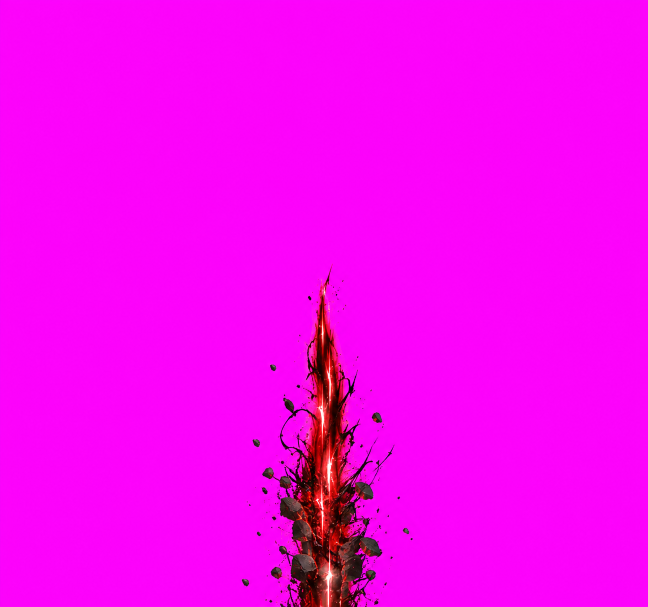
#> input picture dev/vfx/src_rift/e1.png, 1295 x 1214 px, found by its file name (shown at 1/2 size)
$ python riftfb.py
#> lines starting #> are read from the running program, lines starting #| are printed output that depends on the picture
"""乾坤一擲（ラナ・縦一列）の原画 → 透過・発光の焼き込み・コマ補間した縦長の連番アトラス。
   原画は vfx/src_rift/（マゼンタ背景）：slash＝一閃の光（別の絵）、e1→e2＝地面から伸びる隆起（下端が防衛線）、
   peak→peak2＝最大（列いっぱいの岩と赤い光）、scar＝残る裂け目（3秒、床の層）。
   マスは 192×576（1:3）。下端＝防衛線、上端＝戦場の上端。使い方: python3 tools/dev/riftfb.py"""
import numpy as np
from PIL import Image
from scipy import ndimage as ndi
D='vfx/src_rift/';CW,CH=192,576;COL=(0.55,0.02,0.02)
def key(p):
#> called with p = 'vfx/src_rift/e1.png'
    a=np.asarray(Image.open(p).convert('RGB')).astype(np.float32)
    bg=np.median(np.concatenate([a[:6].reshape(-1,3),a[:,:6].reshape(-1,3),a[:,-6:].reshape(-1,3)]),0)
#> bg = [252, 3, 251]
    d=np.sqrt(((a-bg)**2).sum(-1));al=np.clip((d-45)/120,0,1)
    c=np.clip(np.where(al[...,None]>0.02,(a-bg*(1-al[...,None]))/np.maximum(al[...,None],0.02),0),0,255)/255
    # 半透明の煙に残る桃色（マゼンタの混じり）を赤へ寄せる：青が緑より強い所の青を落とす
    r,g,b=c[...,0],c[...,1],c[...,2];c[...,2]=np.minimum(b,np.maximum(g,b*0.35))
#> after `c[..., 2] = np.minimum(b, np.maximum(g, b * 0.35))`: b: shape (1214, 1295) float32; min 0, max 1, mean 0.00471
    return np.dstack([c,al])
def place(f,hf,maxw=0.98):  # 中身の外接矩形を、下端に揃えて高さ hf（マスの割合）に。幅が溢れるときは横だけ縮める
#> called with hf = 0.4, maxw = 0.98
    ys,xs=np.where(f[...,3]>0.06);f=f[ys.min():ys.max()+1,xs.min():xs.max()+1]
    h=int(CH*hf);w=int(f.shape[1]*h/f.shape[0]);w=min(w,int(CW*maxw))
#> after `w = int(f.shape[1] * h / f.shape[0])`: w = 115
    im=Image.fromarray((f*255).astype(np.uint8),'RGBA').resize((w,h),Image.LANCZOS)
    out=Image.new('RGBA',(CW,CH));out.paste(im,((CW-w)//2,CH-h));return np.asarray(out).astype(np.float32)/255
#> after `out = Image.new('RGBA', (CW, CH))`: out: PIL image 192x576 RGBA; every value is 0
def glow(f):
    lum=f[...,:3].max(-1)*f[...,3];src=np.clip((lum-0.55)/0.45,0,1)
    g=ndi.gaussian_filter(src,5)*1.5+ndi.gaussian_filter(src,13)*1.1;g=np.clip(g,0,0.8);a=f[...,3];oa=a+g*(1-a)
    oc=np.where(oa[...,None]>1e-3,(f[...,:3]*a[...,None]+np.array(COL)*g[...,None]*(1-a[...,None]))/np.maximum(oa[...,None],1e-3),0)
    return np.dstack([oc,oa])
def pm_mix(a,b,t):  # 不透明度つきで混ぜる（色は不透明度で重みづけ）
    al=a[...,3]*(1-t)+b[...,3]*t;c=(a[...,:3]*a[...,3:]*(1-t)+b[...,:3]*b[...,3:]*t)/np.maximum(al[...,None],1e-4)
    return np.dstack([c,al])
keys=[place(key(D+'e1.png'),0.40),place(key(D+'e2.png'),0.70),place(key(D+'peak.png'),1.0),place(key(D+'peak2.png'),1.0),place(key(D+'scar.png'),0.97,0.8)]
#> call 2 of key, with p = 'vfx/src_rift/e2.png'
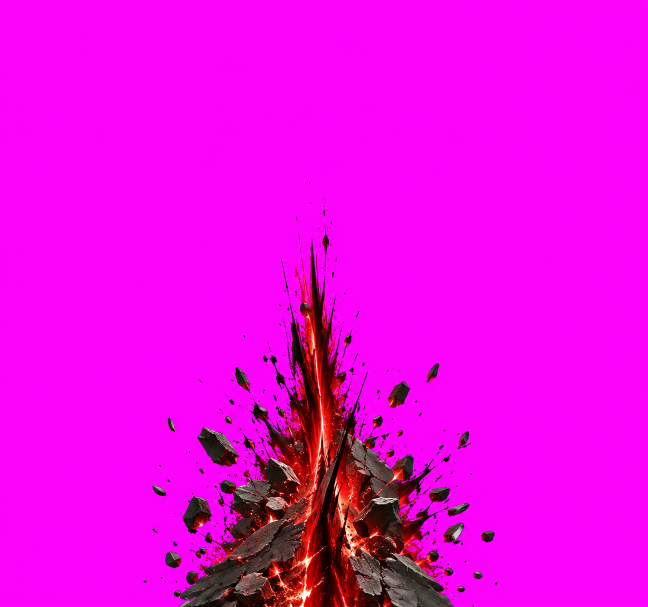
#> input picture dev/vfx/src_rift/e2.png, 1295 x 1214 px, found by its file name (shown at 1/2 size)
#> in key (call 2), `c[..., 2] = np.minimum(b, np.maximum(g, b * 0.35))`: b: shape (1214, 1295) float32; min 0, max 1, mean 0.0145
#> call 2 of place, with hf = 0.7, maxw = 0.98
#> in place (call 2), `im=Image.fromarray((f*255).astype(np.uint8),'RGBA').resize((w,h),Image..`:
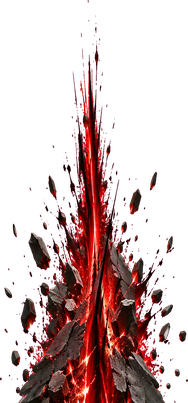
#> im: PIL image 188x403 RGBA; mean R, G, B, A 40.7, 11.5, 11.5, 77.6; transparent parts drawn white
#> call 3 of key, with p = 'vfx/src_rift/peak.png'
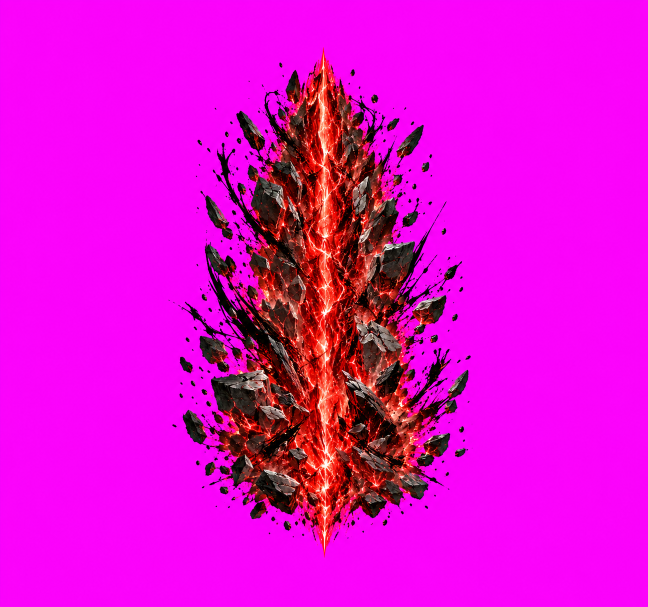
#> input picture dev/vfx/src_rift/peak.png, 1295 x 1214 px, found by its file name (shown at 1/2 size)
#> in key (call 3), `bg=np.median(np.concatenate([a[:6].reshape(-1,3),a[:,:6].reshape(-1,3)..`: bg = [250, 3, 251]
#> in key (call 3), `c[..., 2] = np.minimum(b, np.maximum(g, b * 0.35))`:
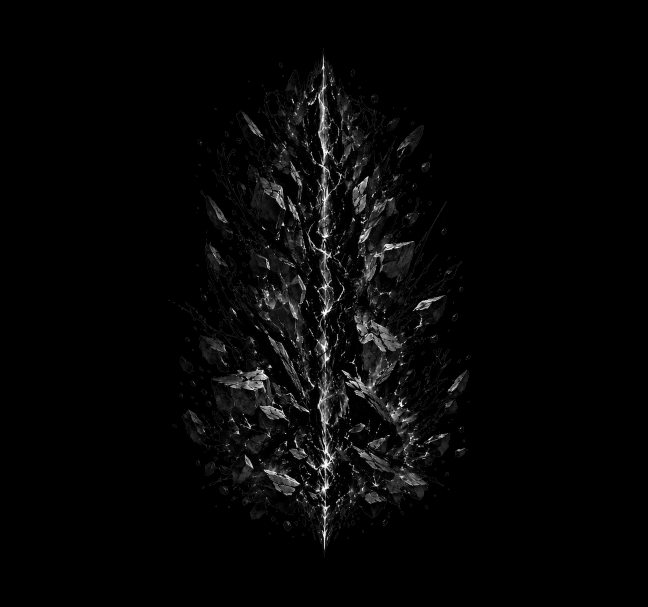
#> b: shape (1214, 1295) float32 (shown at 1/2 size); min 0, max 1, mean 0.0245
#> in key (call 3), `return np.dstack([c,al])`:
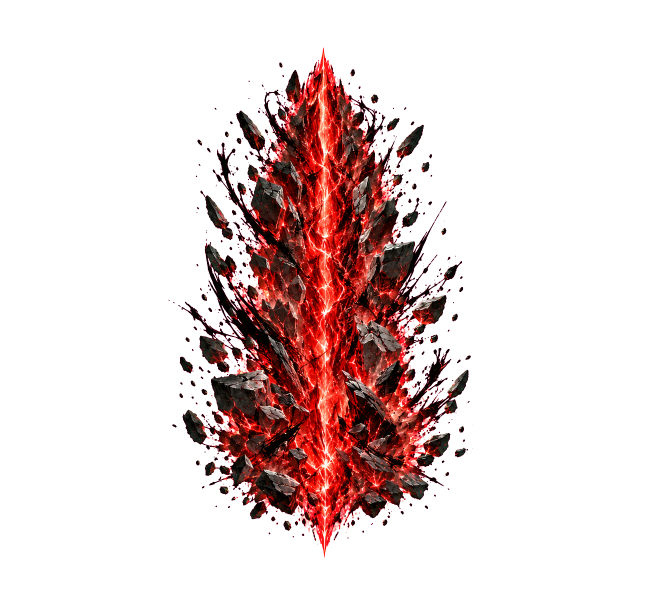
#> returned value: shape (1214, 1295, 4) float32 (shown at 1/2 size); mean of channels 0, 1, 2, 3 0.0978, 0.0293, 0.0244, 0.196; transparent parts drawn white
#> call 3 of place, with hf = 1, maxw = 0.98
#> in place (call 3), `f = f[ys.min():ys.max() + 1, xs.min():xs.max() + 1]`:
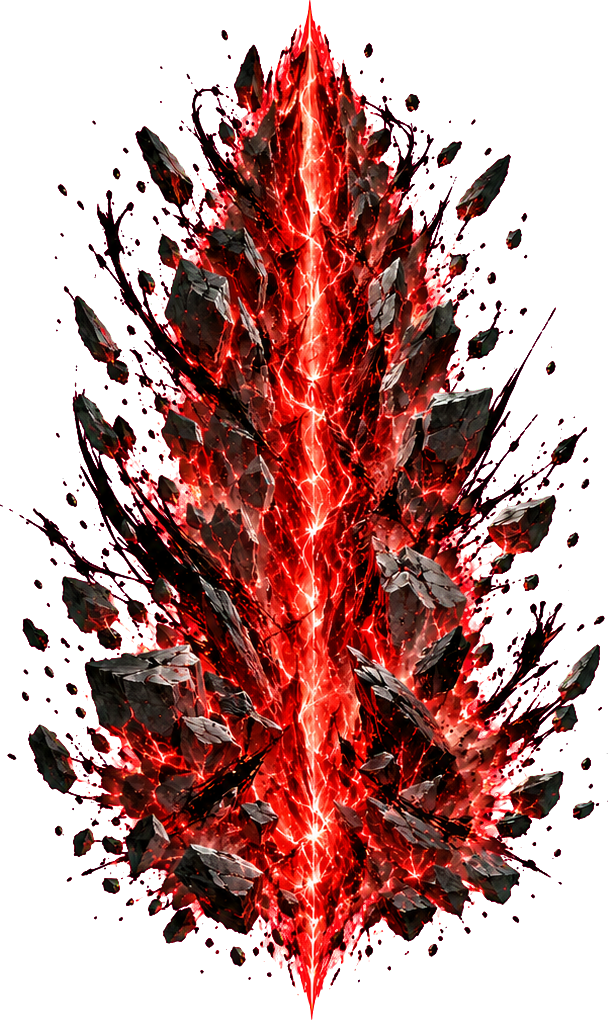
#> f: shape (1020, 608, 4) float32; mean of channels 0, 1, 2, 3 0.248, 0.0744, 0.062, 0.498; transparent parts drawn white
#> in place (call 3), `out.paste(im, ((CW - w) // 2, CH - h))`:
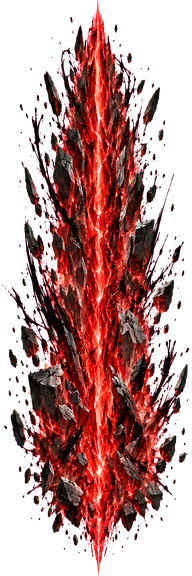
#> out: PIL image 192x576 RGBA; mean R, G, B, A 70.3, 19.2, 17.6, 124.4; transparent parts drawn white
#> (the run stopped early here; a loop or call above may not have finished)
